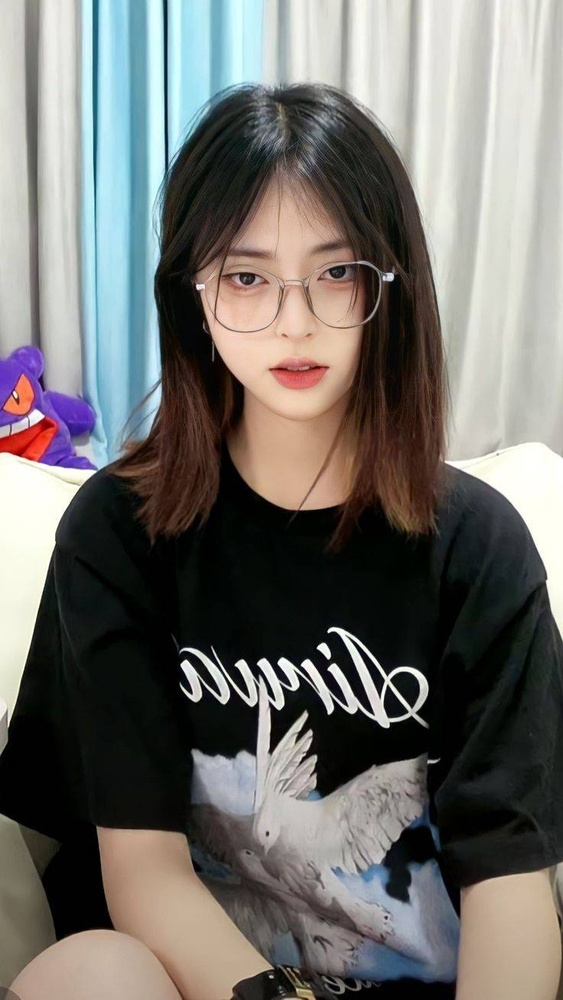
#> input picture Face_Detection/Xie.jpg, 563 x 1000 px, shrunk from 736 x 1308 before the run
$ python face_detection.py
#> lines starting #> are read from the running program, lines starting #| are printed output that depends on the picture; after the words box and inside, x2 and y2 are one past the last pixel; in counts of white or black regions, pixels touching at a corner belong together
import cv2
# โหลดแม่แบบสำหรับตรวจจับใบหน้า
face_cascade = cv2.CascadeClassifier(cv2.data.haarcascades + 'haarcascade_frontalface_default.xml')

# อ่านรูปภาพจากคอมพิวเตอร์
image_path = 'Xie.jpg'  # เปลี่ยนเป็นพาธของรูปที่คุณต้องการใช้
image = cv2.imread(image_path)
#> image is the input picture: shape (1000, 563, 3); mean B, G, R 107.8, 111.5, 113.3
gray = cv2.cvtColor(image, cv2.COLOR_BGR2GRAY)
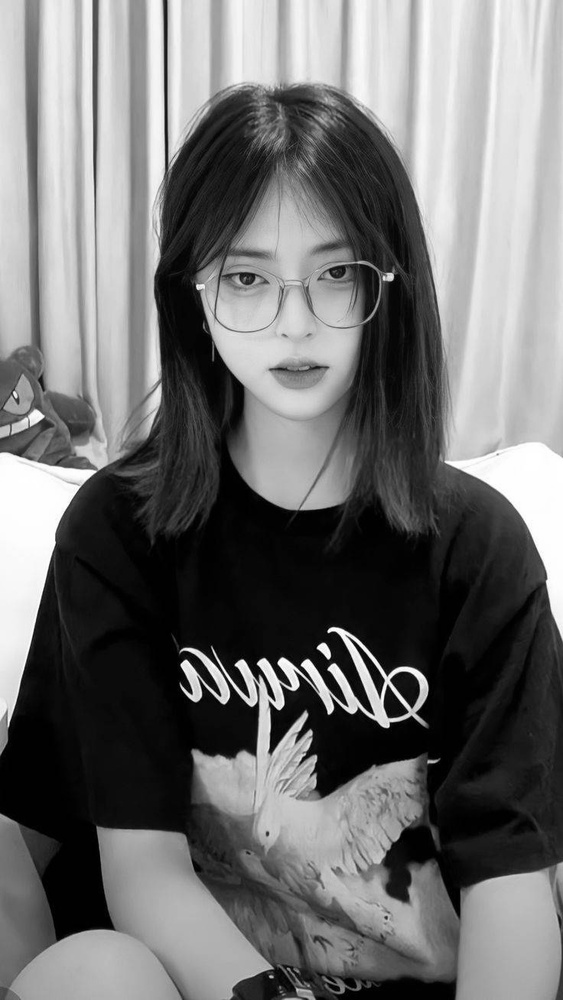
#> gray: shape (1000, 563); min 0, max 255, mean 111.6

# ตรวจจับใบหน้าในรูป
faces = face_cascade.detectMultiScale(gray, scaleFactor=1.1, minNeighbors=5, minSize=(30, 30))
#> faces = [[187, 207, 207, 207]]

# วาดสี่เหลี่ยมรอบใบหน้า
for (x, y, w, h) in faces:
    cv2.rectangle(image, (x, y), (x + w, y + h), (0, 255, 0), 2)
#> this loop made 1 pass
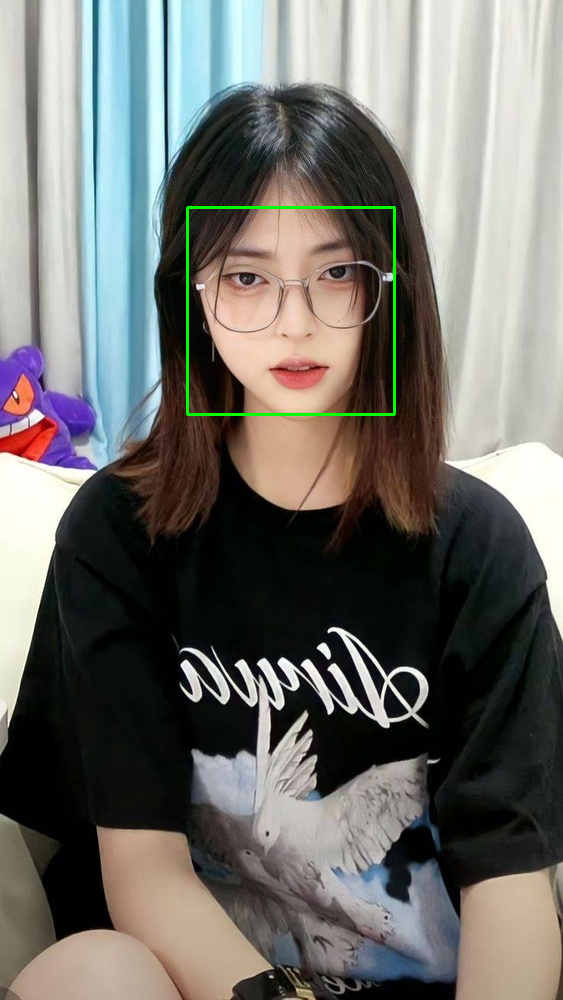
#> image: shape (1000, 563, 3); 0.44% of pixels changed, all inside (x1, y1, x2, y2) = (186, 206, 396, 416)

# แสดงรูปที่มีการตรวจจับใบหน้าแล้ว
cv2.imshow('Face Detection', image)
cv2.waitKey(0)
cv2.destroyAllWindows()
